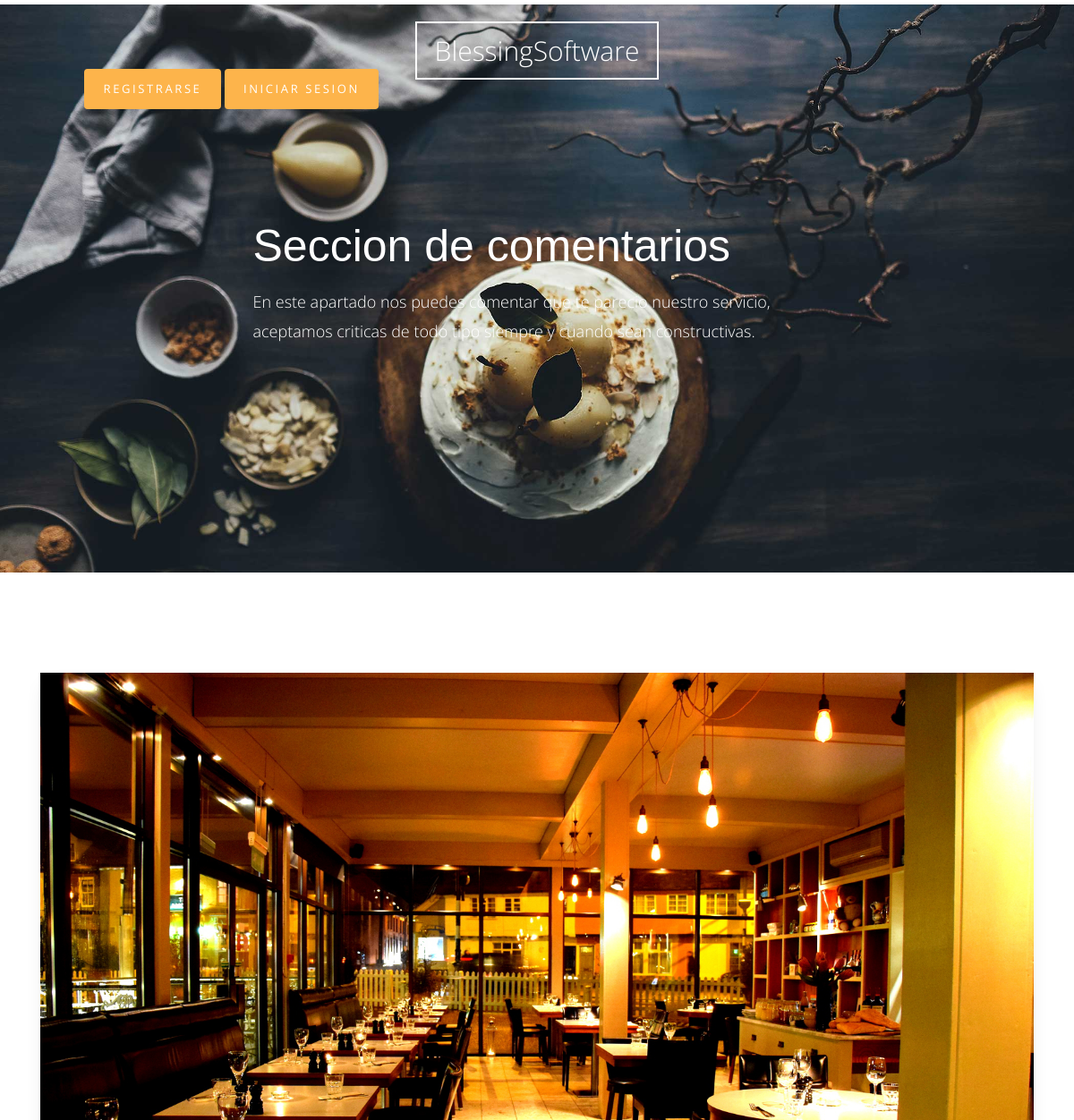
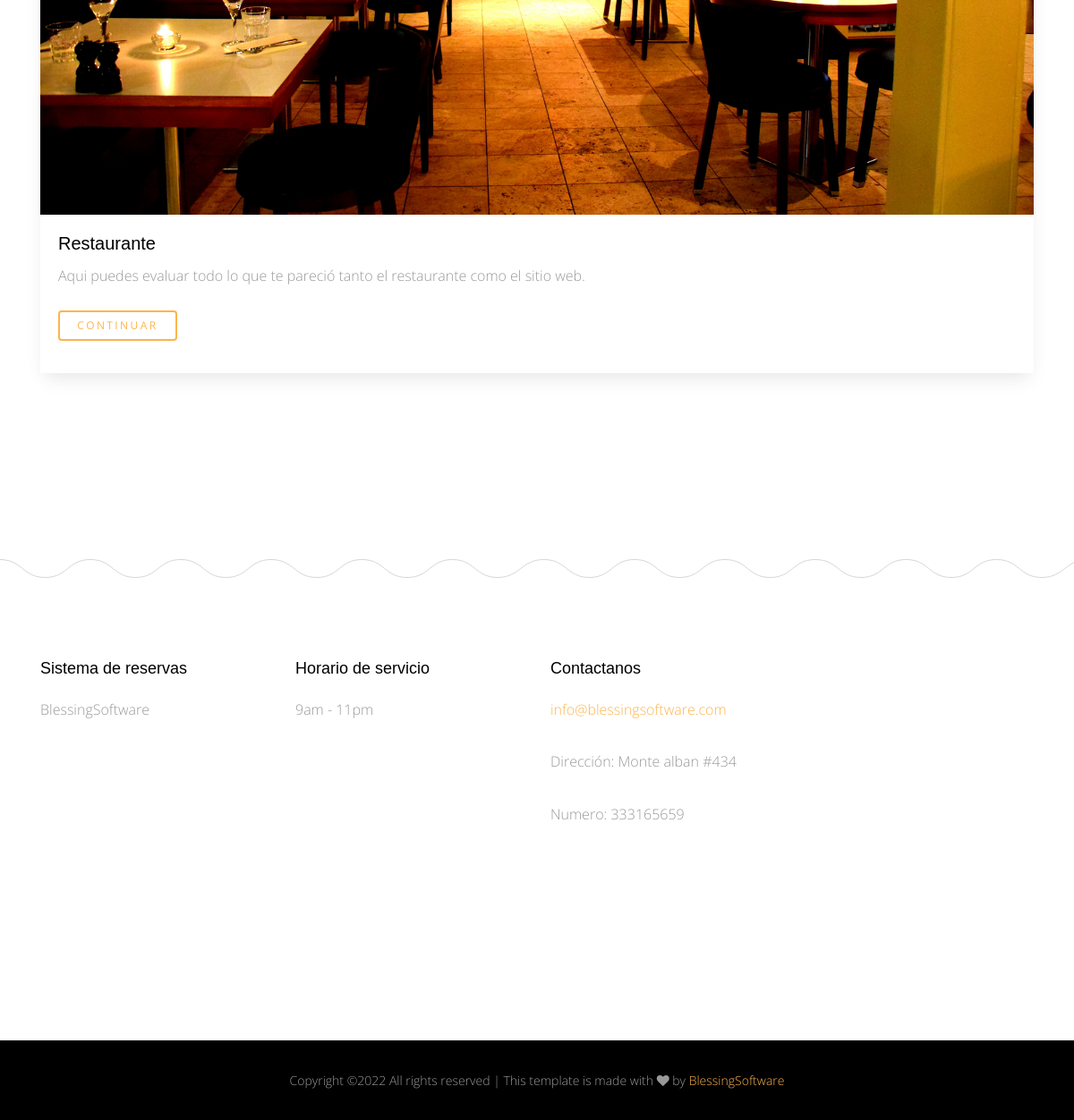
Screenshot of /blog/ with the database file from the repository (2 pictures, top to bottom).
### blog/models.py (models this page shows)
class Post(models.Model):
    title = models.CharField(max_length=50)
    content = models.TextField()
    author = models.ForeignKey(User , on_delete=models.CASCADE)
    image = models.ImageField(upload_to='blog/'  , blank=True, null=True)
    category = models.ForeignKey('Category'  ,null=True, on_delete=models.SET_NULL)
    created  = models.DateTimeField(default=timezone.now)
    tags = TaggableManager(blank=True)
    class Meta:
        verbose_name = 'Sitio'
        verbose_name_plural = 'Sitio'
    def __str__(self):
        return self.title

### blog/views.py (the view)
# urls.py: path('',views.post_list , name='post_list' ),
def post_list(request):
    post_list = Post.objects.all()
    search_query = request.GET.get('q')
    if search_query :
        post_list = post_list.filter(
            Q(title__icontains = search_query)|
            Q(content__icontains= search_query) |
            Q(tags__name__icontains= search_query)
        ).distinct()
    paginator = Paginator(post_list, 2) # Show 25 posts per page
    page = request.GET.get('page')
    post_list = paginator.get_page(page)
    context = {
        'post_list' : post_list ,
    }
    return render(request , 'Post/post_list.html' , context)

### blog/templates/Post/post_list.html (shortened to what this page needs)
{% extends 'base.html' %}
{% load static %}
{% block body %}
      <div class="main-wrap">
        <div class="cover_1 cover_sm">
          <div class="img_bg" style="background-image: url({% static 'site_static/img/slider-1.jpg' %})" data-stellar-background-ratio="0.5">
            <div class="container">
              <div class="row align-items-center justify-content-center">
                <div class="col-md-7" data-aos="fade-up">
                  <h2 class="heading">Seccion de comentarios</h2>
                  <p class="lead">En este apartado nos puedes comentar que te parecio nuestro servicio, aceptamos criticas de todo tipo siempre y cuando sean constructivas.</p>
                </div>
              </div>
            </div>
          </div>
        </div>
       <div class="section">
          <div class="container">
            <div class="row mb-5">
             {% for post in post_list %}
                <div class="col-md-12">
                    <div class="media d-block media-bg-white mb-5" data-aos="fade-up"  data-aos-delay="400">
                    <figure>
                        <a href="blog-single.html"><img src="{{post.image.url}}" alt="Image placeholder" class="img-fluid"></a>
                    </figure>
                    <div class="media-body">
                        <h3><a href="{% url 'blog:post_detail' post.id %}">{{post}}</a></h3>
                        <p class="mb-4">{{post.content|truncatewords:20}}</p>
                        <p><a href="{% url 'blog:post_detail' post.id %}" class="btn btn-primary btn-outline-primary btn-sm">Continuar</a></p>
                    </div>
                    </div>
                </div>
             {% endfor %}
            </div>
        </div>
      </div>
      {% endblock body %}

### static/site_static/css/style.css (style rules this page uses)
html { overflow-x: hidden; }
body { background: #fff; font-family: "Open Sans", cursive; font-size: 16px; line-height: 1.8; font-weight: 300; color: #999999; }
a { -webkit-transition: .3s all ease; -o-transition: .3s all ease; transition: .3s all ease; text-decoration: none; }
h1, h2, h3, h4, h5 { color: #000; font-family: "Playfair Display", Arial, sans-serif; }
h1 a, h2 a, h3 a, h4 a, h5 a { color: #000; }
.btn, .form-control { outline: none; }
.btn { font-size: 13px; text-transform: uppercase; letter-spacing: .2em; }
.btn.btn-primary { color: #fff; border-width: 2px; }
.btn.btn-sm { font-size: 12px; }
.btn.btn-outline-primary { border-width: 2px; color: #fdb44b; }
.media h3 { font-size: 20px; margin-bottom: 10px; }
.media.media-bg-white { -webkit-box-shadow: 0 10px 20px -5px rgba(0, 0, 0, 0.1); box-shadow: 0 10px 20px -5px rgba(0, 0, 0, 0.1); }
.media.media-bg-white figure { margin-bottom: 0; }
.media.media-bg-white .media-body { padding: 20px; background: #fff; }
.lead { font-size: 16px; }
.section { padding: 7em 0; }
.cover_1 { position: relative; }
.cover_1 .lead { color: #fff; font-size: 18px; }
.cover_1 .img_bg { background-repeat: no-repeat; background-size: cover !important; background-position: center center; }
.cover_1 .img_bg, .cover_1 .img_bg > .container > .row { min-height: 700px; height: 100vh; }
.cover_1.cover_sm .img_bg, .cover_1.cover_sm .img_bg > .container > .row { min-height: 600px; height: 80vh; }
.cover_1 .heading { color: white; font-weight: 300; font-size: 30px; line-height: 1.5; }
@media (min-width: 768px) { .cover_1 .heading { font-size: 50px; line-height: 1.5; } }

### rows the page displays
Post: image (picture), title "Restaurante", content "Aqui puedes evaluar todo lo que te pareció tanto el restaurante como el sitio web."
